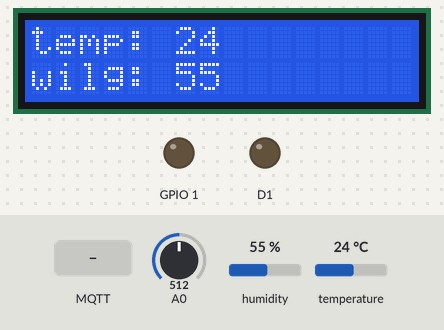
Recording of a program running on a simulated ESP8266 (Wemos D1 mini). Shown: 16×2 character LCD, output pins drawn as LEDs (lit = HIGH). Inputs (shaded band) come from the test bench; at power-on: humidity 55 %, temperature 24 °C, A0 = 512. WiFi joins after 1.5 s; servers stay silent unless stated; no MQTT or app messages arrive unless stated; pins used as bus, display or sensor lines are not drawn; what the program prints to the serial monitor is not drawn.

Above: at 11.5 s.
11.6 s: MQTT message "1" arrives on the second subscribed topic
At 21.6 s:
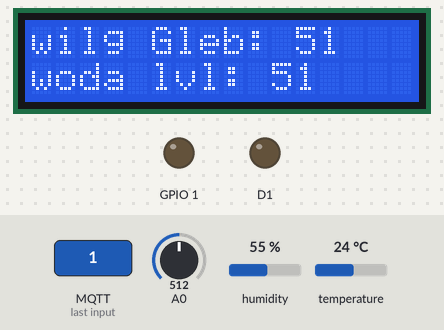
25.5 s: MQTT message "on" arrives on the first subscribed topic
At 28.6 s:
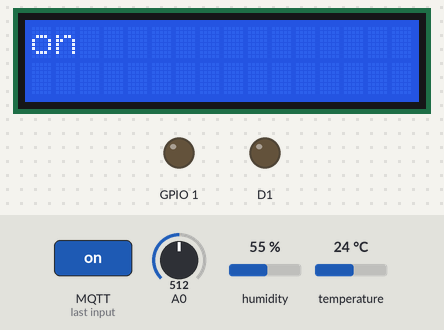
35.6 s: MQTT message "off" arrives on the first subscribed topic
At 38.3 s:
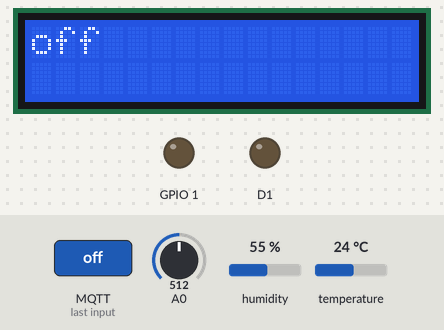
40.2 s: humidity set to 22 %
At 45.1 s:
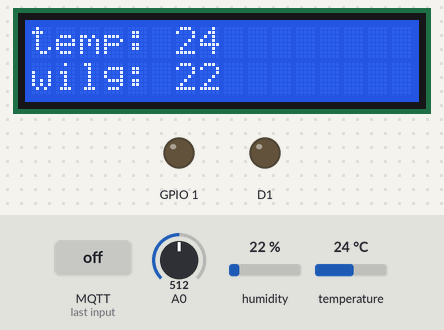
54.2 s: temperature set to 12 °C
At 56.9 s:
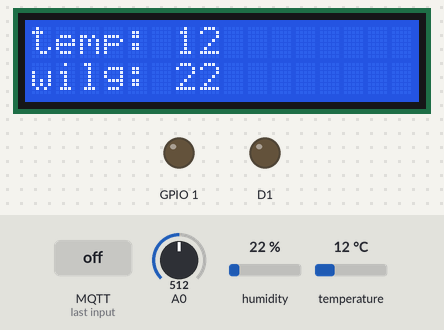
57.3 s: A0 set to 716
At 70.3 s:
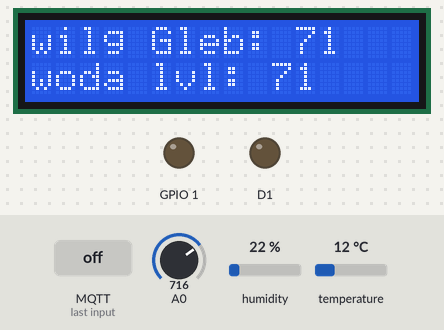
Timing chart, 0 to 71.8 s (numbered marks = the images above; inputs shaded):
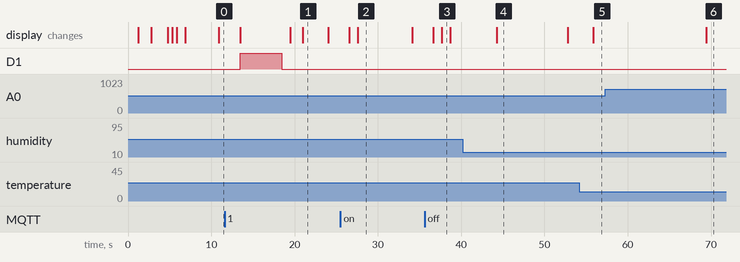

Measured:
- after the input at 11.6 s, D1: LOW → HIGH after 1.9 s, → LOW 5.0 s later; the display: first changes after 1.9 s (image 1 shows a later state)
- after the input at 25.5 s, the display: first changes after 1.1 s (image 2 shows a later state)
- after the input at 35.6 s, the display: first changes after 1.1 s (image 3 shows a later state)
- after the input at 40.2 s, the display: changes after 4.1 s (image 4)
- after the input at 54.2 s, the display: changes after 1.6 s (image 5)
- after the input at 57.3 s, the display: changes after 12.1 s (image 6)
- what the display in image 1 shows lasts 3.0 s, from 21.0 s to 24.0 s

The program:

main.cpp
```cpp
#include <Arduino.h>
#include <ESP8266WiFi.h>
#include <Wire.h>
#include "Adafruit_LiquidCrystal.h"
#include <Adafruit_Sensor.h>
#include <DHT.h>
#include <PubSubClient.h>

//time

long now = millis();
long lastMeasure = 0;
long lastMeasure1 = 0;
//.

// lcd  setup
const int rs=D8, en=D9, db4=D4, db5=D5, db6=D6, db7=D7;
const int LCD_COLS = 16;
const int LCD_ROWS = 2;
Adafruit_LiquidCrystal  lcd(rs, en, db4, db5, db6, db7);
//--
//local wifi setup
const char* ssid = "TP-LINK_B6CD";
const char* password = "78703896";
BearSSL::CertStore certStore;
WiFiClient espClient;
//--

//mqtt server
const char* mqtt_server = "broker.hivemq.com";
PubSubClient mqtt_client(espClient);
//--

//Multiplekset

//.

//DHT temp, humid
#define DHTPIN D13
#define DHTTYPE DHT11

DHT dht(DHTPIN, DHTTYPE);
float temperature = 0.0;
float humidity = 0.0;
//.
//sensor wilgotnosci gleby
char mois[50];
//--
//sensor wilgotnosci gleby
char wlvl[50];
//--
char temperature_msg[50];
char humidity_msg[50];


void changeMux(int c, int b, int a) {
  digitalWrite(D12, a);
  digitalWrite(D11, b);
  digitalWrite(D10, c);
}
void printWiFiInfo(){
  lcd.clear();
  lcd.setCursor(0, 0);
  lcd.print("WiFi connected");
  lcd.clear();
  lcd.setCursor(0, 0);
  lcd.print("IP address: ");
  lcd.setCursor(0, 1);
  lcd.print(WiFi.localIP());
}

void printWiFi_Connection(){
  lcd.clear();
  lcd.setCursor(0, 0);
  lcd.print("Connecting to: ");
  lcd.setCursor(0, 1);
  lcd.print(ssid);
}

void printReadyMessage(){
  lcd.clear();
  lcd.print("GrowUp System");
  lcd.setCursor(0,1);
  lcd.print("Ready");
}

void setup_wifi() {
  delay(100);
  // We start by connecting to a WiFi network
  printWiFiInfo();

  WiFi.mode(WIFI_STA);
  WiFi.begin(ssid, password);

  while (WiFi.status() != WL_CONNECTED)
   {
    delay(500);
   }
  randomSeed(micros());
  printWiFiInfo();
}

void turnonWaterPump(int time){
    digitalWrite(D15, HIGH);
    delay(time*1000);
    digitalWrite(D15, LOW);
}

void mqtt_reconnect() {
  // Loop until we’re reconnected
  delay(1000);
  while (!mqtt_client.connected()) {
    lcd.clear();
    lcd.print("MQTT connection…");
    delay(500);
    String clientId = "GrowUpSystemExecutor";
    // Attempt to connect
    // Insert your password
    if (mqtt_client.connect(clientId.c_str())) {
      lcd.setCursor(0,1);
      lcd.print("connected");
      delay(500);
      // … and resubscribe
      mqtt_client.subscribe("GrowUp_System_BaseTopic");
      mqtt_client.subscribe("GrowUp_System_WaterPumpOn");
    } else {
      lcd.clear();
      delay(500);
      lcd.setCursor(0,0);
      lcd.print("failed, rc = ");
      lcd.setCursor(0,1);
      lcd.print("try again in 5 seconds");
      // Wait 5 seconds before retrying
      delay(5000);
    }
  }
lcd.clear();
lcd.print("MQTT Connected");
}

void mqtt_callback(char* topic, byte* payload, unsigned int length) {
  lcd.clear();
  lcd.print("Message arrived");
  lcd.setCursor(0,1);
  lcd.print(topic);
  String message ="";
  if (strcmp(topic,"GrowUp_System_WaterPumpOn")==0){
    turnonWaterPump(5);
  }

  for (int i = 0; i < length; i++) {
   message += (char)payload[i];
  }
  delay(1000);
  lcd.clear();
  lcd.print(message);
}


int readWilgotnoscA0(){
changeMux(LOW, HIGH, LOW); //chanel 2 MUX
 int value = analogRead(A0);
 value= value/10;

 //MQTT SEND
 String mois_str = String(value);
 mois_str.toCharArray(mois, mois_str.length() +1);
 mqtt_client.publish("GrowUp_System_Moisture_1", mois);
 delay(500);
 return value;
}
int readPoziomWodyA0(){
changeMux(LOW, LOW, HIGH); //chanel 1 MUX
int value = analogRead(A0);
value= value/10;

//MQTT SEND
String wlvl_str = String(value);
wlvl_str.toCharArray(wlvl, wlvl_str.length() +1);
mqtt_client.publish("GrowUp_System_WaterLevel_1", wlvl);
delay(500);
return value;
}

void updateLcd(String name1, int moisValue, String name2, int waterValue){
  lcd.clear();
  lcd.setCursor(0,0);
  Serial.print(name1);
  Serial.println(moisValue);
  Serial.print(name2);
  Serial.println(waterValue);
  lcd.print(name1);
  lcd.print(moisValue);
  lcd.setCursor(0,1);
  lcd.print(name2);
  lcd.print(waterValue);
  delay(2000);
}

void readTemperature(){
  float newT = dht.readTemperature(false);
  if(isnan(newT)){
  Serial.println("Nan... TEMP");
  }else {
    Serial.print("Temp:  ");
    Serial.println(newT);
 temperature = newT;
String temp_str = String(temperature);
temp_str.toCharArray(temperature_msg, temp_str.length() +1);
 mqtt_client.publish("GrowUp_System_Temperature", temperature_msg);
 }
  delay(500);
}

void readHumidity(){
   float newH = dht.readHumidity();
   if(isnan(newH)){
  Serial.println("Nan... HUM");
  }else {
    Serial.print("Humm: ");
    Serial.println(newH);
    humidity = newH;

    String hum_str = String(humidity);
hum_str.toCharArray(humidity_msg, hum_str.length() +1);
 mqtt_client.publish("GrowUp_System_Humidity", humidity_msg);
 }
}
void setup() {
  Serial.begin(9600);
  Serial.println("Hello world");
  //Piny multiplekser
  pinMode(D12, OUTPUT);
  pinMode(D11, OUTPUT);
  pinMode(D10, OUTPUT);
  pinMode(D15, OUTPUT);
  //..
  dht.begin();

  lcd.begin(LCD_COLS, LCD_ROWS);
  lcd.print("Witaj GrovUp System");
  delay(1000);
  setup_wifi();
  delay(1000);

  mqtt_client.setServer(mqtt_server, 1883);
  mqtt_client.setCallback(mqtt_callback);
  mqtt_reconnect();
  delay(1000);
  printReadyMessage();
}

void loop()
{

  now = millis();
  mqtt_client.loop();
  if (now - lastMeasure1 > 10000) {
    lastMeasure1 = now;
    readTemperature();
    readHumidity();
    updateLcd("temp: ",temperature, "wilg: ", humidity);
  }
  if (now - lastMeasure > 15000)
  {
    lastMeasure = now;
    int moisValue = readWilgotnoscA0();
    delay(10);
    int waterValue = readPoziomWodyA0();
    updateLcd("wilg Gleb: ",moisValue, "woda lvl: ", waterValue);

  }

  delay(500);
}
```
